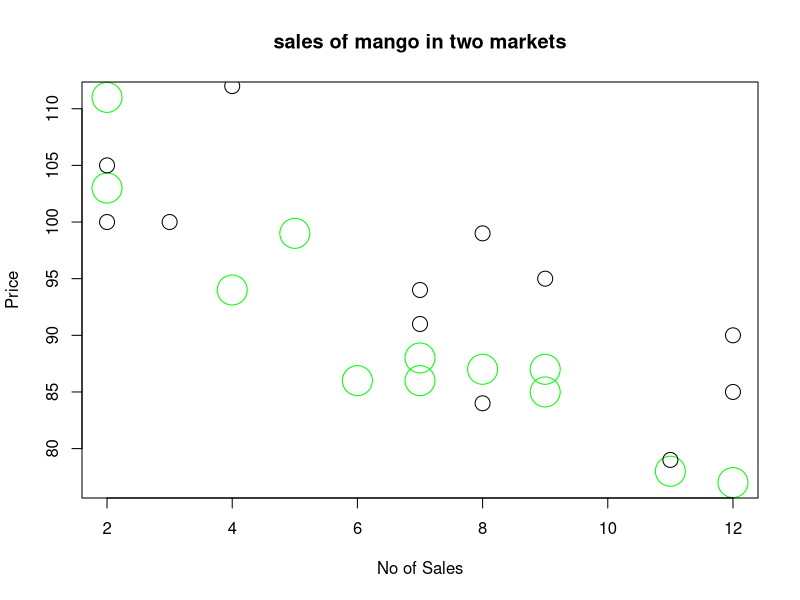

This chart was generated by the following R code:
# scatter plot
x1 <- c(5,7,8,7,2,2,9,4,11,12,9,6)
y1 <- c(99,86,87,88,111,103,87,94,78,77,85,86)

x2 <- c(2,2,8,1,15,8,12,9,7,3,11,4,7,14,12)
y2 <- c(100,105,84,105,90,99,90,95,94,100,79,112,91,80,85)

plot(x1, y1, main="sales of mango in two markets", xlab="No of Sales", ylab="Price", col="green", cex=4)
points(x2, y2, col="black", cex=2)
